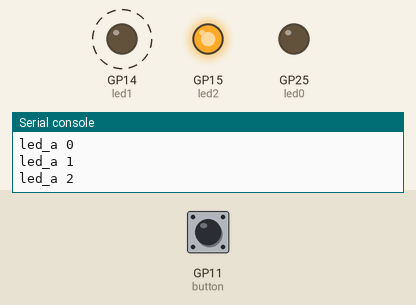
Bench run of a program on a simulated Raspberry Pi Pico running MicroPython. Parts: output pins drawn as LEDs (lit = HIGH), the last lines printed to the serial console. Dashed ring = blinking. The test bench sets the inputs (shaded band); at power-on: GP11 (button) HIGH.

Above: at 1.2 s.
1.3 s: GP11 (button) pulled LOW for 0.15 s
At 2.4 s:
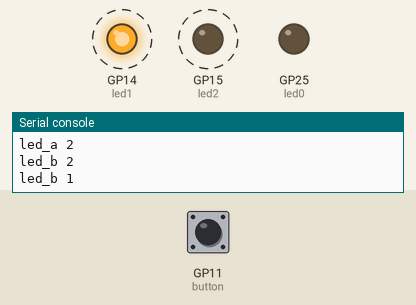
At 2.9 s:
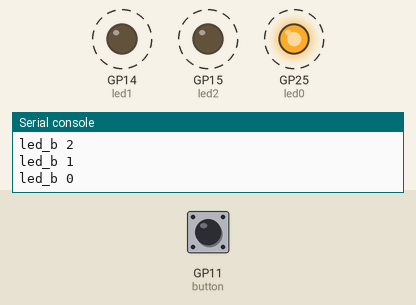
Timing chart, 0 to 10.3 s (numbered marks = the images above; inputs shaded):
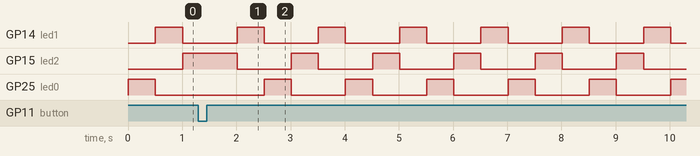

Measured:
- by itself, GP14 (led1), GP15 (led2), GP25 (led0): alternates HIGH for 0.50 s and LOW for 1.0 s

The program:

blink_return.py
```python
from machine import Pin,Timer
from time import sleep

button = machine.Pin(11, machine.Pin.IN, machine.Pin.PULL_UP)
led0 = machine.Pin(25, machine.Pin.OUT)
led1 = machine.Pin(14, machine.Pin.OUT)
led2 = machine.Pin(15, machine.Pin.OUT)
leds= [led0,led1,led2]
sw = False
memo = False
tim = Timer() # 構建定時器

def switch(tim):
    global sw ,memo
    if (button.value() == 0)  and (memo == False):
        sw = not sw
        memo = True
        sleep(0.01)
    elif (button.value() == 1):
        memo = False
        sleep(0.01)


tim.init(period=200, mode=Timer.PERIODIC, callback=switch)

while True:
    if sw == False:
        for i in range (0,3):
            print('led_a',i)
            leds[i].on()
            sleep(0.5)
            leds[i].off()
    else:
        for i in range (2,-1,-1):
            print('led_b',i)
            leds[i].on()
            sleep(0.5)
            leds[i].off()
```
